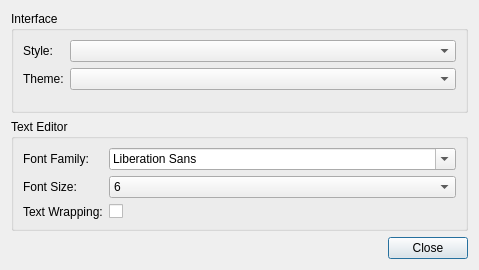
<?xml version="1.0" encoding="UTF-8"?>
<ui version="4.0">
 <class>Gui::InterfaceDialog</class>
 <widget class="QDialog" name="Gui::InterfaceDialog">
  <property name="geometry">
   <rect>
    <x>0</x>
    <y>0</y>
    <width>479</width>
    <height>270</height>
   </rect>
  </property>
  <property name="windowTitle">
   <string>Dialog</string>
  </property>
  <layout class="QVBoxLayout" name="verticalLayout">
   <item>
    <widget class="QGroupBox" name="groupBox">
     <property name="title">
      <string>Interface</string>
     </property>
     <layout class="QFormLayout" name="formLayout">
      <item row="0" column="0">
       <widget class="QLabel" name="label">
        <property name="text">
         <string>Style:</string>
        </property>
       </widget>
      </item>
      <item row="0" column="1">
       <widget class="QComboBox" name="styleCombo"/>
      </item>
      <item row="1" column="0">
       <widget class="QLabel" name="label_2">
        <property name="text">
         <string>Theme:</string>
        </property>
       </widget>
      </item>
      <item row="1" column="1">
       <widget class="QComboBox" name="themeCombo"/>
      </item>
     </layout>
    </widget>
   </item>
   <item>
    <widget class="QGroupBox" name="groupBox_2">
     <property name="title">
      <string>Text Editor</string>
     </property>
     <layout class="QFormLayout" name="formLayout_2">
      <item row="0" column="0">
       <widget class="QLabel" name="label_3">
        <property name="text">
         <string>Font Family:</string>
        </property>
       </widget>
      </item>
      <item row="0" column="1">
       <widget class="QFontComboBox" name="fontCombo"/>
      </item>
      <item row="1" column="0">
       <widget class="QLabel" name="label_4">
        <property name="text">
         <string>Font Size:</string>
        </property>
       </widget>
      </item>
      <item row="1" column="1">
       <widget class="QComboBox" name="fontSizeCombo">
        <item>
         <property name="text">
          <string>6</string>
         </property>
        </item>
        <item>
         <property name="text">
          <string>7</string>
         </property>
        </item>
        <item>
         <property name="text">
          <string>8</string>
         </property>
        </item>
        <item>
         <property name="text">
          <string>9</string>
         </property>
        </item>
        <item>
         <property name="text">
          <string>10</string>
         </property>
        </item>
        <item>
         <property name="text">
          <string>11</string>
         </property>
        </item>
        <item>
         <property name="text">
          <string>12</string>
         </property>
        </item>
        <item>
         <property name="text">
          <string>14</string>
         </property>
        </item>
        <item>
         <property name="text">
          <string>16</string>
         </property>
        </item>
        <item>
         <property name="text">
          <string>18</string>
         </property>
        </item>
        <item>
         <property name="text">
          <string>20</string>
         </property>
        </item>
        <item>
         <property name="text">
          <string>22</string>
         </property>
        </item>
        <item>
         <property name="text">
          <string>24</string>
         </property>
        </item>
        <item>
         <property name="text">
          <string>28</string>
         </property>
        </item>
        <item>
         <property name="text">
          <string>36</string>
         </property>
        </item>
        <item>
         <property name="text">
          <string>48</string>
         </property>
        </item>
        <item>
         <property name="text">
          <string>72</string>
         </property>
        </item>
       </widget>
      </item>
      <item row="2" column="0">
       <widget class="QLabel" name="label_5">
        <property name="text">
         <string>Text Wrapping:</string>
        </property>
       </widget>
      </item>
      <item row="2" column="1">
       <widget class="QCheckBox" name="wordWrapCheck">
        <property name="text">
         <string/>
        </property>
       </widget>
      </item>
     </layout>
    </widget>
   </item>
   <item>
    <widget class="QDialogButtonBox" name="buttonBox">
     <property name="orientation">
      <enum>Qt::Horizontal</enum>
     </property>
     <property name="standardButtons">
      <set>QDialogButtonBox::Close</set>
     </property>
    </widget>
   </item>
  </layout>
 </widget>
 <resources/>
 <connections>
  <connection>
   <sender>buttonBox</sender>
   <signal>accepted()</signal>
   <receiver>Gui::InterfaceDialog</receiver>
   <slot>accept()</slot>
   <hints>
    <hint type="sourcelabel">
     <x>248</x>
     <y>254</y>
    </hint>
    <hint type="destinationlabel">
     <x>157</x>
     <y>274</y>
    </hint>
   </hints>
  </connection>
  <connection>
   <sender>buttonBox</sender>
   <signal>rejected()</signal>
   <receiver>Gui::InterfaceDialog</receiver>
   <slot>reject()</slot>
   <hints>
    <hint type="sourcelabel">
     <x>316</x>
     <y>260</y>
    </hint>
    <hint type="destinationlabel">
     <x>286</x>
     <y>274</y>
    </hint>
   </hints>
  </connection>
 </connections>
</ui>
